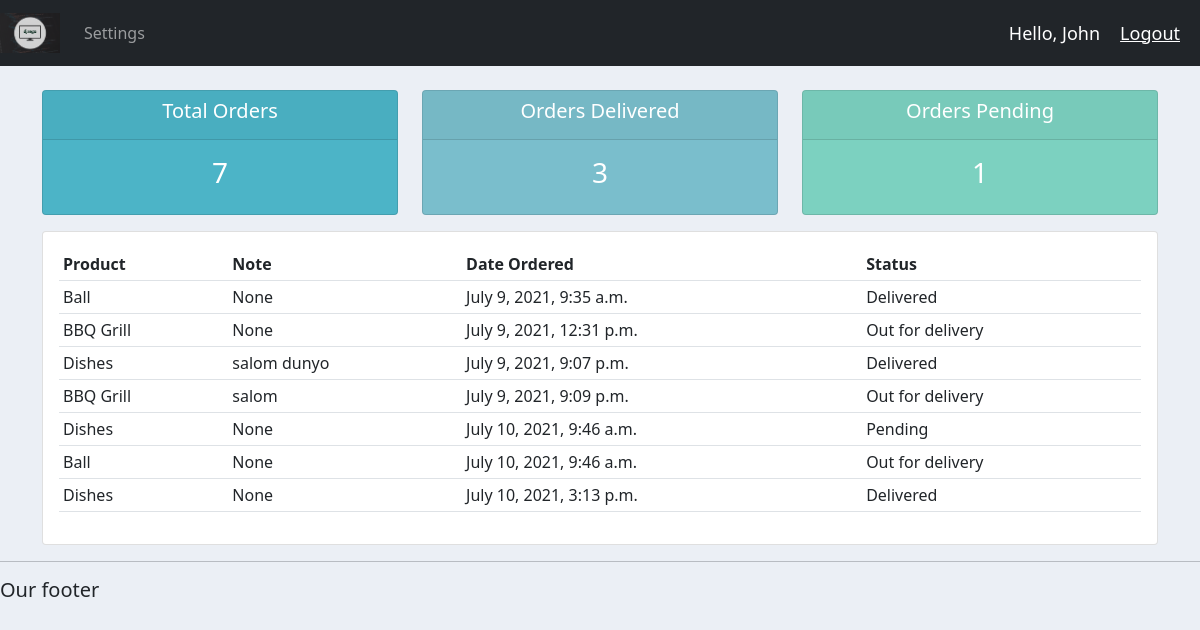
Screenshot of /user/ (signed in) with the database file from the repository.
### accounts/models.py (models this page shows)
class Order(models.Model):
	STATUS = (
		('Pending', 'Pending'),
		('Out for delivery', 'Out for delivery'),
		('Delivered', 'Delivered'),
		)
	customer = models.ForeignKey(Customer, on_delete=models.SET_NULL, null=True)
	product = models.ForeignKey(Product, on_delete=models.SET_NULL, null=True)
	date_created = models.DateTimeField(auto_now_add = True, null=True)
	status = models.CharField(max_length=225, null=True, choices=STATUS)
	note = models.CharField(max_length=225, null=True, blank= True)
	def __str__(self):
		return self.product.name

class Product(models.Model):
	CATEGORY = (
		('Indoor', 'Indoor'),
		('Out Door', 'Out Door'),
		)
	name = models.CharField(max_length=225, null=True)
	price = models.FloatField(null=True)
	category = models.CharField(max_length=225, null=True, choices=CATEGORY)
	description = models.CharField(max_length=225, null=True, blank=True)
	date_created = models.DateTimeField(auto_now_add = True, null=True)
	tags = models.ManyToManyField(Tag)
	def __str__(self):
		return self.name

### accounts/decorators.py (the view)
		def wrapper_func(request, *args, **kwargs):
			group = None
			if request.user.groups.exists():
				group = request.user.groups.all()[0].name
			if group in allowed_roles:
				return view_func(request, *args, **kwargs)
			else:
				return HttpResponse("You're not authorized to view this page")
			return view_func(request, *args, **kwargs)

### accounts/views.py (called while the page is built)
@login_required(login_url='login')
@allowed_users(allowed_roles=['customer'])
def userPage(request):
	orders = request.user.customer.order_set.all()
	total_orders = orders.count()
	pending = orders.filter(status="Pending").count()
	delivered = orders.filter(status="Delivered").count()
	print("Orders: ", orders)
	context = {'orders': orders,
			   'total_orders': total_orders,
			   'pending': pending,
			   'delivered': delivered,
				}
	return render(request, 'accounts/user.html', context)

### accounts/templates/accounts/user.html
{% extends 'accounts/main.html' %}
{% block content %}
{% include 'accounts/status.html' %}
<div class="row">
	<div class="col-md">
		<div class="card card-body">
			<table class="table table-sm">
				<tr>
					<th>Product</th>
					<th>Note</th>
					<th>Date Ordered</th>
					<th>Status</th>
				</tr>
				{% for order in orders %}
					<tr>
						<td>{{ order.product }}</td>
						<td>{{ order.note }}</td>
						<td>{{ order.date_created }}</td>
						<td>{{ order.status }}</td>
					</tr>
				{% endfor %}
			</table>
		</div>
	</div>
</div>
{% endblock content %}

### accounts/templates/accounts/navbar.html (shortened to what this page needs)
{% load i18n %}
{% load static %}
<nav class="navbar navbar-expand-lg navbar-dark bg-dark">
    <a class="navbar-brand" href="{% url 'home' %}"><img src="{% static 'images/Django-1.png' %}" class="image-logo" height ="40px"></a>
    <div class="collapse navbar-collapse" id="navbarNav">
      <ul class="navbar-nav">
        {% if request.user.is_staff %}
        <li class="nav-item">
          <a class="nav-link active" aria-current="page" href="{% url 'home' %}">Dashboard</a>
        </li>
        <li class="nav-item">
          <a class="nav-link" href="{% url 'products' %}">Products</a>
        </li>
        {% else %}
        <li class="nav-item">
          <a class="nav-link" href="{% url 'account' %}">Settings</a>
        </li>
        {% endif %}
      </ul>
    </div>
<span class="hello-msg">Hello, {{ request.user }}</span>
<span><a class="hello-msg" href="{% url 'logout' %}">Logout</a></span>
</nav>

### static/css/main.css (style rules this page uses)
body { background-color: #ebeff5; }

### accounts/templates/accounts/navbar.html (style rules this page uses)
.hello-msg { font-size: 18px; color: #fff; margin-right: 20px; }

### rows the page displays
Order: product "Ball", note "None", date_created "July 9, 2021, 9:35 a.m.", status "Delivered"
Order: product "BBQ Grill", note "None", date_created "July 9, 2021, 12:31 p.m.", status "Out for delivery"
Order: product "Dishes", note "salom dunyo", date_created "July 9, 2021, 9:07 p.m.", status "Delivered"
Order: product "BBQ Grill", note "salom", date_created "July 9, 2021, 9:09 p.m.", status "Out for delivery"
Order: product "Dishes", note "None", date_created "July 10, 2021, 9:46 a.m.", status "Pending"
Order: product "Ball", note "None", date_created "July 10, 2021, 9:46 a.m.", status "Out for delivery"
Order: product "Dishes", note "None", date_created "July 10, 2021, 3:13 p.m.", status "Delivered"

### other values shown
{{ request.user }} "John"
{{ total_orders }} "7"
{{ delivered }} "3"
{{ pending }} "1"
